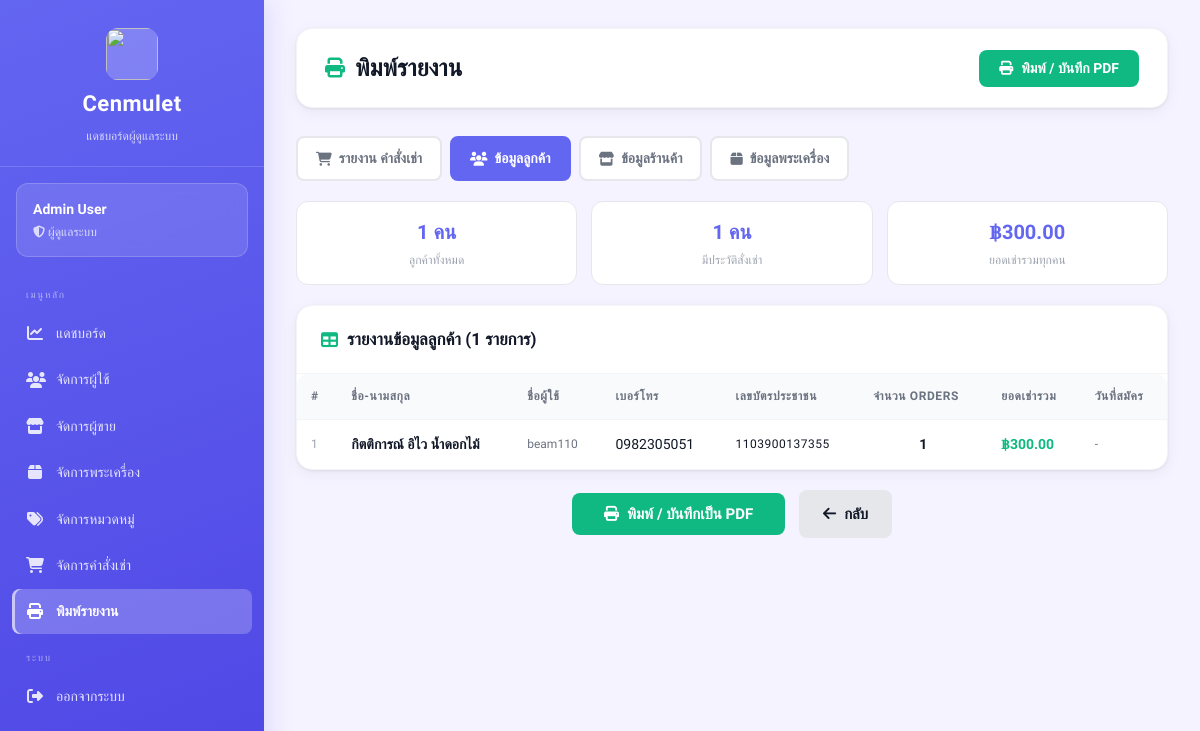
Page /views/admin/report.php?type=customers (signed in) on the earlier database version.
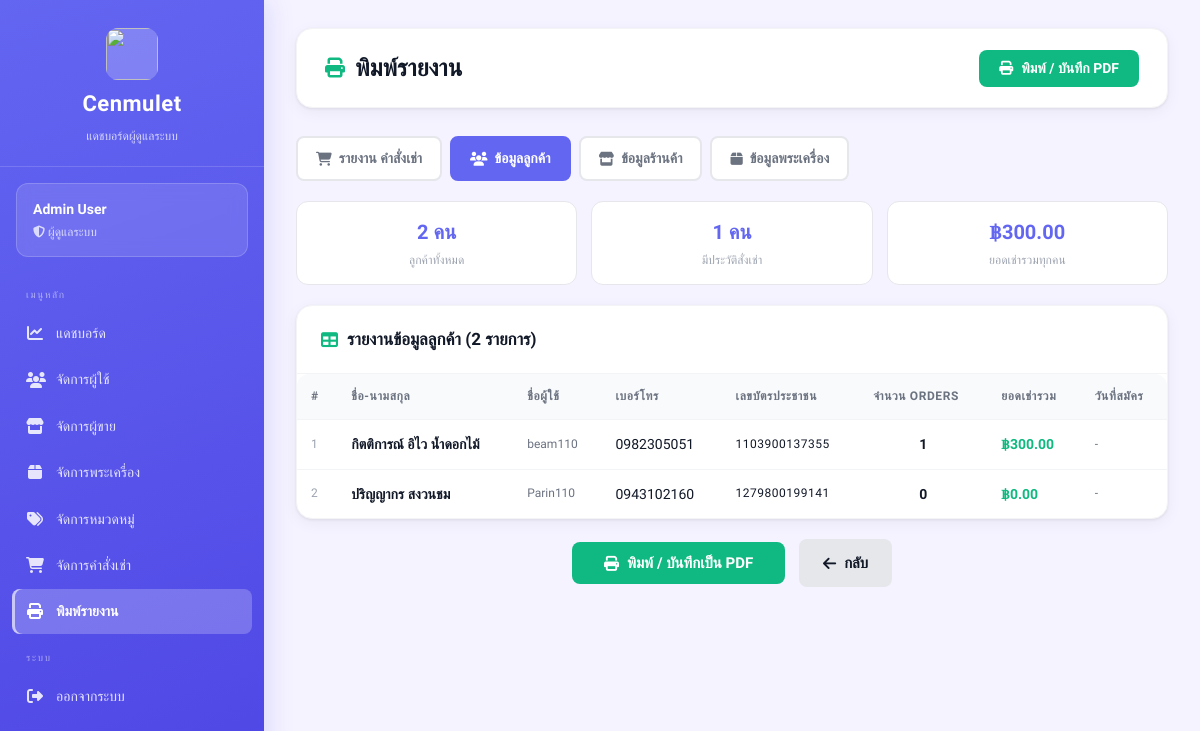
Same page on the later database version.
### tables this page shows
CREATE TABLE users (
    id INTEGER PRIMARY KEY AUTOINCREMENT,
    fullname TEXT,
    username TEXT UNIQUE,
    password TEXT,
    tel TEXT,
    address TEXT,
    image TEXT,
    id_per TEXT
);

### views/admin/report.php (the view, shortened to what the changed rows need)
<?php
require_once __DIR__ . "/../../config/db.php";
$report_type = $_GET['type'] ?? 'orders';
$date_from = $_GET['date_from'] ?? date('Y-m-01');
$date_to   = $_GET['date_to']   ?? date('Y-m-d');
$data     = [];
$summary  = [];
$columns  = [];
$title_th = '';
switch ($report_type) {
    case 'customers':
        $title_th = 'รายงานข้อมูลลูกค้า';
        $columns  = ['#','ชื่อ-นามสกุล','ชื่อผู้ใช้','เบอร์โทร','เลขบัตรประชาชน','จำนวน Orders','ยอดเช่ารวม','วันที่สมัคร'];
        $rows = $db->query("
            SELECT u.*,
                   COUNT(DISTINCT o.id) as order_count,
                   COALESCE(SUM(o.total_price),0) as total_spent
            FROM users u
            LEFT JOIN orders o ON u.id = o.user_id
            GROUP BY u.id
            ORDER BY total_spent DESC
        ");
        $data = $rows->fetchAll(PDO::FETCH_ASSOC);
        $summary = [
            'ลูกค้าทั้งหมด' => number_format(count($data)) . ' คน',
            'มีประวัติสั่งเช่า' => number_format(count(array_filter($data, function($r){ return $r['order_count'] > 0; }))) . ' คน',
            'ยอดเช่ารวมทุกคน' => '฿' . number_format(array_sum(array_column($data, 'total_spent')), 2),
        ];
        break;
}
?>
<!DOCTYPE html>
<html lang="th">
<head>
    <link rel="stylesheet" href="/public/css/dashboard.css">
    <link rel="stylesheet" href="https://cdnjs.cloudflare.com/ajax/libs/font-awesome/6.5.1/css/all.min.css">
</head>
<body class="admin">
<div class="dashboard-container">
    <?php include __DIR__ . '/_sidebar.php'; ?>
    <main class="main-content">
        <div class="top-bar no-print">
            <h1><i class="fa-solid fa-print"></i> พิมพ์รายงาน</h1>
        </div>
        <div class="report-tabs no-print">
            <?php
            $tabs = [
                'orders'    => ['fa-cart-shopping',  'รายงาน คำสั่งเช่า'],
                'customers' => ['fa-users',           'ข้อมูลลูกค้า'],
                'stores'    => ['fa-store',           'ข้อมูลร้านค้า'],
                'products'  => ['fa-box',             'ข้อมูลพระเครื่อง'],
            ];
            foreach ($tabs as $key => [$icon, $label]):
                $q = $key === 'orders'
                    ? "?type=$key&date_from=$date_from&date_to=$date_to"
                    : "?type=$key";
            ?>
            <a href="<?php echo $q; ?>"
               class="report-tab <?php echo $report_type === $key ? 'active' : ''; ?>">
                <i class="fa-solid <?php echo $icon; ?>"></i>
                <?php echo $label; ?>
            </a>
            <?php endforeach; ?>
        </div>
        <?php if (!empty($summary)): ?>
        <div class="summary-strip">
            <?php foreach ($summary as $lbl => $val): ?>
            <div class="summary-card">
                <div class="s-val"><?php echo $val; ?></div>
                <div class="s-lbl"><?php echo $lbl; ?></div>
            </div>
            <?php endforeach; ?>
        </div>
        <?php endif; ?>
        <div class="card">
            <div class="card-header no-print">
                <h2><i class="fa-solid fa-table"></i> <?php echo $title_th; ?> (<?php echo count($data); ?> รายการ)</h2>
            </div>
            <div class="table-wrapper">
            <?php if (count($data) > 0): ?>
            <table>
                <thead>
                    <tr>
                        <?php foreach ($columns as $col): ?>
                        <th><?php echo $col; ?></th>
                        <?php endforeach; ?>
                    </tr>
                </thead>
                <tbody>
                <?php if ($report_type === 'customers'):
                    foreach ($data as $i => $r): ?>
                <tr>
                    <td style="color:#9ca3af;font-size:12px"><?php echo $i+1; ?></td>
                    <td><strong><?php echo htmlspecialchars($r['fullname']); ?></strong></td>
                    <td style="color:#6b7280;font-size:12px"><?php echo htmlspecialchars($r['username']); ?></td>
                    <td><?php echo htmlspecialchars($r['tel']); ?></td>
                    <td style="font-size:12px;letter-spacing:.5px"><?php echo htmlspecialchars($r['id_per'] ?? '-'); ?></td>
                    <td style="text-align:center;font-weight:600"><?php echo number_format($r['order_count']); ?></td>
                    <td><strong style="color:#10b981">฿<?php echo number_format($r['total_spent'],2); ?></strong></td>
                    <td style="font-size:12px;color:#6b7280">
                        <?php echo isset($r['created_at']) ? date('d/m/Y',strtotime($r['created_at'])) : '-'; ?>
                    </td>
                </tr>
                <?php endforeach; endif; ?>
                </tbody>
            </table>
            <?php endif; ?>
            </div>
        </div>
    </main>
</div>
</body>
</html>

Differences in the rows shown:
added users: fullname "ปริญญากร สงวนชม", username "Parin110", tel "0943102160", id_per "1279800199141", order_count "0", total_spent "0.00"
Other differences:
count($data): "1" → "2"
new list line: "2 คน ลูกค้าทั้งหมด"
list line gone: "1 คน ลูกค้าทั้งหมด"
